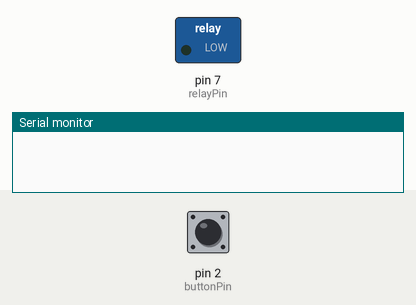
Simulated run of this sketch. Board: Arduino Uno, built with avr-gcc and run on an emulated ATmega328P. Shown: switched loads named in the sketch (green lamp = pin HIGH), the last lines printed to the serial monitor. The inputs (shaded band) are chosen by the test bench; at power-on: pin 2 (buttonPin) HIGH.

Above: at 1.2 s.
1.3 s: pin 2 (buttonPin) pulled LOW for 0.15 s
At 1.6 s:
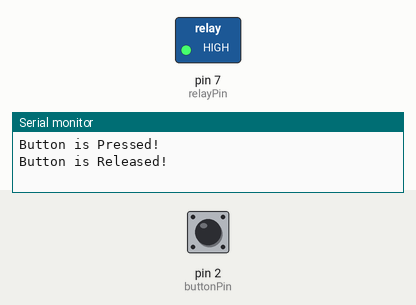
2.9 s: pin 2 (buttonPin) pulled LOW for 1 s
At 4.0 s:
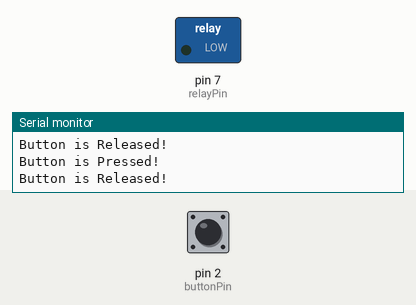
5.4 s: pin 2 (buttonPin) pulled LOW for 3.2 s
At 6.0 s:
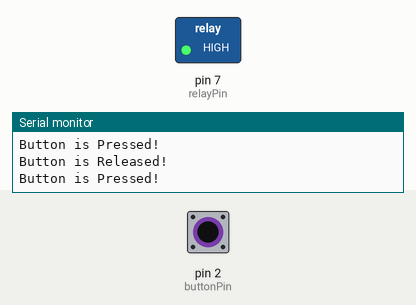
Timing chart, 0 to 8.4 s (numbered marks = the images above; inputs shaded):
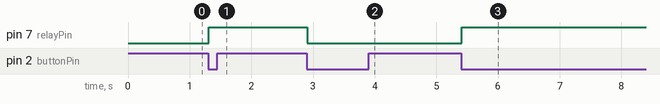

The sketch:

Sketch_09.1_Control_Relay.ino
```cpp
/*
  Control_Relay

  modified 2021/7/1
  by http://www.freenove.com
*/

int relayPin = 7;     // the number of the relay pin
int buttonPin = 2;   // the number of the push button pin

int buttonState = HIGH;     // Record button state, and initial the state to high level
int relayState = LOW;       // Record relay state, and initial the state to low level
int lastButtonState = HIGH; // Record the button state of last detection
long lastChangeTime = 0;    // Record the time point for button state change

void setup() {
  pinMode(buttonPin, INPUT);  // Set push button pin into input mode
  pinMode(relayPin, OUTPUT);  // Set relay pin into output mode
  digitalWrite(relayPin, relayState); // Set the initial state of relay into "off"
  Serial.begin(9600);                 // Initialize serial port,and set baud rate to 9600
}

void loop() {
  int nowButtonState = digitalRead(buttonPin); // Read current state of button pin
  // If button pin state has changed, record the time point
  if (nowButtonState != lastButtonState) {
    lastChangeTime = millis();
  }
  // If button state changes, and stays stable for a while, then it should have skipped the bounce area
  if (millis() - lastChangeTime > 10) {
    if (buttonState != nowButtonState) {  // Confirm button state has changed
      buttonState = nowButtonState;
      if (buttonState == LOW) {     // Low level indicates the button is pressed
        relayState = !relayState;           // Reverse relay state
        digitalWrite(relayPin, relayState); // Update relay state
        Serial.println("Button is Pressed!");
      }
      else {                        // High level indicates the button is released
        Serial.println("Button is Released!");
      }
    }
  }
  lastButtonState = nowButtonState; // Save the state of last button
}
```

Measured:
- after the input at 1.3 s, pin 7 (relayPin): LOW → HIGH at once
- after the input at 2.9 s, pin 7 (relayPin): HIGH → LOW at once
- after the input at 5.4 s, pin 7 (relayPin): LOW → HIGH at once
